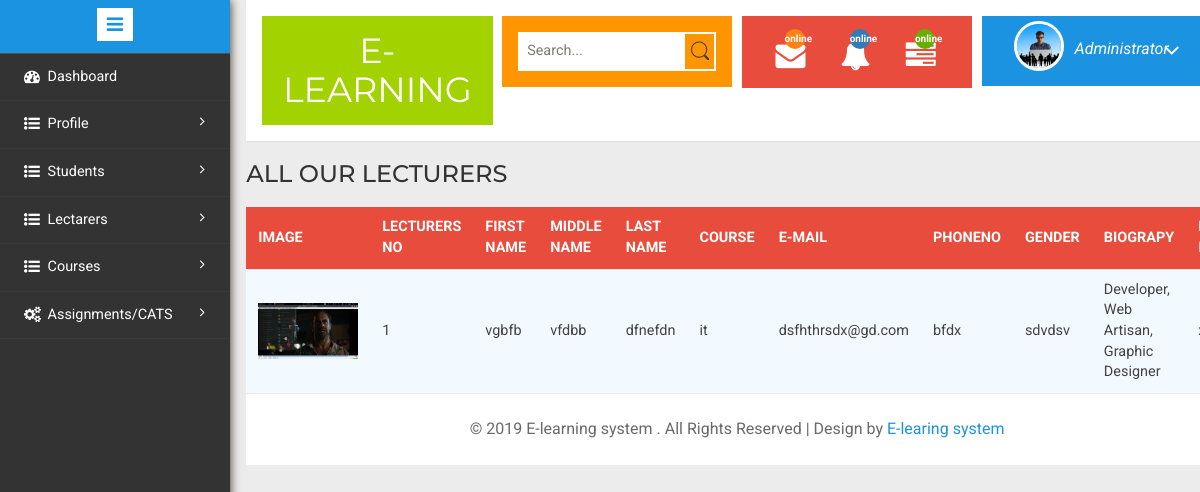
Page /Admin/managelec.php on the committed database.
### tables this page shows
CREATE TABLE `lec` (
  `id` int(20) NOT NULL,
  `fname` varchar(20000) NOT NULL,
  `mname` varchar(2000) NOT NULL,
  `lname` varchar(2000) NOT NULL,
  `national_id` varchar(2000) NOT NULL,
  `gender` varchar(2000) NOT NULL,
  `lec_no` varchar(2000) NOT NULL,
  `phoneno` varchar(2000) NOT NULL,
  `email` varchar(2000) NOT NULL,
  `password` varchar(2000) NOT NULL,
  `bio` varchar(200) NOT NULL,
  `pic` varchar(200) NOT NULL,
  `course` varchar(100) DEFAULT NULL
);

### Admin/managelec.php (the view, shortened to what this page needs)
<?php include('includes/header.php');?>
<?php include('../includes/config.php');?>
<h3>ALL OUR LECTURERS</h3>
				  <table id="table-no-resize">
					<thead>
					  <tr>
                          <th>Image</th>
						<th>Lecturers no</th>
						<th>First name</th>
						<th>Middle name</th>
						<th>Last name</th>
						<th>Course</th>
                        <th>E-mail</th>
                        <th>phoneno</th>
						<th>Gender</th>
						<th>Biograpy</th>
                        <th>National id</th>
					  </tr>
					</thead>
					<tbody>
                    <?php
                   $ret="SELECT * FROM lec ";
                    $stmt= $conn->prepare($ret) ;
                    $stmt->execute() ;
                    $res=$stmt->get_result();
                    while($row=$res->fetch_object())
                    	  {
                    	  	?>
					  <tr>
                      <td><img src="img/profile_pic/<?php echo $row->pic;?>" class="img-rectangle" width="100"></td>
                        <td><?php echo $row->id;?></td>
                        <td><?php echo $row->fname;?></td>
                        <td><?php echo $row->mname;?></td>
                        <td><?php echo $row->lname;?></td>
						<td><?php echo $row->course;?></td>
						<td><?php echo $row->email;?></td>
						<td><?php echo $row->phoneno;?></td>
						<td><?php echo $row->gender;?></td>
						<td><?php echo $row->bio;?></td>
						<td><?php echo $row->national_id;?></td>
					  </tr>
                    </tbody>
                    <?php  } ?>
				  </table>
<div class="copyrights">
	 <p>© 2019 E-learning system . All Rights Reserved | Design by  <a href="" target="_blank">E-learing system</a> </p>
</div>
</div>
</div>
	<?php include('includes/navbar.php');?>
							</div>
</body>
</html>

### Admin/css/table-style.css (style rules this page uses)
table { background: white; border-collapse: collapse; margin: 1.25em 0 0; width: 100%; }
table tr, table th, table td { border: none; border-bottom: 1px solid #e8e8e8; font-size: .95em; }
table th, table td { padding: 10px 12px; text-align: left; }
table th { background: #e74c3c; color: #fff; text-transform: uppercase; }
table tr td { background: #f3faff; color: #424242; }
table { width: 100%; }

### rows in the picture
lec: pic (picture), id "1", fname "vgbfb", mname "vfdbb", lname "dfnefdn", course "it", email "dsfhthrsdx@gd.com", phoneno "bfdx", gender "sdvdsv", bio "Developer, Web Artisan, Graphic Designer"
